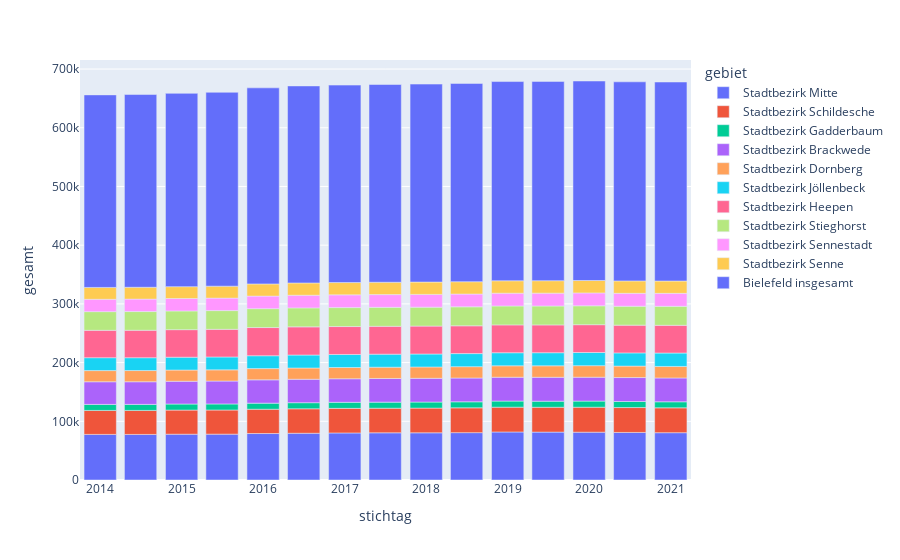

The notebook cell this image was saved under:
### Code cell
fig__alter = px.bar(df_alter, x='stichtag', y='gesamt', color='gebiet')
fig__alter.show()

### Figure 1 — Plotly figure (JSON) as saved in the notebook; plotly's stock layout.template omitted (floating-point values rounded to 4 significant figures)
{"data": [{"alignmentgroup": "True", "hovertemplate": "gebiet=Stadtbezirk Mitte<br>stichtag=%{x}<br>gesamt=%{y}<extra></extra>", "legendgroup": "Stadtbezirk Mitte", "marker": {"color": "#636efa"}, "name": "Stadtbezirk Mitte", "offsetgroup": "Stadtbezirk Mitte", "orientation": "v", "showlegend": true, "textposition": "auto", "type": "bar", "x": ["2020-12-31T00:00:00", "2020-06-30T00:00:00", "2019-12-31T00:00:00", "2019-06-30T00:00:00", "2018-12-31T00:00:00", "2018-06-30T00:00:00", "2017-12-31T00:00:00", "2017-06-30T00:00:00", "2016-12-31T00:00:00", "2016-06-30T00:00:00", "2015-12-31T00:00:00", "2015-06-30T00:00:00", "2014-12-31T00:00:00", "2014-06-30T00:00:00", "2013-12-31T00:00:00"], "xaxis": "x", "y": [80613, 81010, 81456, 81570, 81809, 80701, 80406, 80402, 80144, 79645, 79153, 78144, 78043, 77625, 77683], "yaxis": "y"}, {"alignmentgroup": "True", "hovertemplate": "gebiet=Stadtbezirk Schildesche<br>stichtag=%{x}<br>gesamt=%{y}<extra></extra>", "legendgroup": "Stadtbezirk Schildesche", "marker": {"color": "#EF553B"}, "name": "Stadtbezirk Schildesche", "offsetgroup": "Stadtbezirk Schildesche", "orientation": "v", "showlegend": true, "textposition": "auto", "type": "bar", "x": ["2020-12-31T00:00:00", "2020-06-30T00:00:00", "2019-12-31T00:00:00", "2019-06-30T00:00:00", "2018-12-31T00:00:00", "2018-06-30T00:00:00", "2017-12-31T00:00:00", "2017-06-30T00:00:00", "2016-12-31T00:00:00", "2016-06-30T00:00:00", "2015-12-31T00:00:00", "2015-06-30T00:00:00", "2014-12-31T00:00:00", "2014-06-30T00:00:00", "2013-12-31T00:00:00"], "xaxis": "x", "y": [42322, 42401, 42543, 42333, 42263, 42238, 42050, 41895, 41887, 41660, 41395, 41078, 41070, 40920, 40824], "yaxis": "y"}, {"alignmentgroup": "True", "hovertemplate": "gebiet=Stadtbezirk Gadderbaum<br>stichtag=%{x}<br>gesamt=%{y}<extra></extra>", "legendgroup": "Stadtbezirk Gadderbaum", "marker": {"color": "#00cc96"}, "name": "Stadtbezirk Gadderbaum", "offsetgroup": "Stadtbezirk Gadderbaum", "orientation": "v", "showlegend": true, "textposition": "auto", "type": "bar", "x": ["2020-12-31T00:00:00", "2020-06-30T00:00:00", "2019-12-31T00:00:00", "2019-06-30T00:00:00", "2018-12-31T00:00:00", "2018-06-30T00:00:00", "2017-12-31T00:00:00", "2017-06-30T00:00:00", "2016-12-31T00:00:00", "2016-06-30T00:00:00", "2015-12-31T00:00:00", "2015-06-30T00:00:00", "2014-12-31T00:00:00", "2014-06-30T00:00:00", "2013-12-31T00:00:00"], "xaxis": "x", "y": [10300, 10327, 10371, 10362, 10342, 10262, 10301, 10340, 10321, 10397, 10367, 10339, 10301, 10248, 10238], "yaxis": "y"}, {"alignmentgroup": "True", "hovertemplate": "gebiet=Stadtbezirk Brackwede<br>stichtag=%{x}<br>gesamt=%{y}<extra></extra>", "legendgroup": "Stadtbezirk Brackwede", "marker": {"color": "#ab63fa"}, "name": "Stadtbezirk Brackwede", "offsetgroup": "Stadtbezirk Brackwede", "orientation": "v", "showlegend": true, "textposition": "auto", "type": "bar", "x": ["2020-12-31T00:00:00", "2020-06-30T00:00:00", "2019-12-31T00:00:00", "2019-06-30T00:00:00", "2018-12-31T00:00:00", "2018-06-30T00:00:00", "2017-12-31T00:00:00", "2017-06-30T00:00:00", "2016-12-31T00:00:00", "2016-06-30T00:00:00", "2015-12-31T00:00:00", "2015-06-30T00:00:00", "2014-12-31T00:00:00", "2014-06-30T00:00:00", "2013-12-31T00:00:00"], "xaxis": "x", "y": [40621, 40776, 40753, 40731, 40646, 40528, 40455, 40304, 40069, 39944, 39729, 39005, 38826, 38552, 38575], "yaxis": "y"}, {"alignmentgroup": "True", "hovertemplate": "gebiet=Stadtbezirk Dornberg<br>stichtag=%{x}<br>gesamt=%{y}<extra></extra>", "legendgroup": "Stadtbezirk Dornberg", "marker": {"color": "#FFA15A"}, "name": "Stadtbezirk Dornberg", "offsetgroup": "Stadtbezirk Dornberg", "orientation": "v", "showlegend": true, "textposition": "auto", "type": "bar", "x": ["2020-12-31T00:00:00", "2020-06-30T00:00:00", "2019-12-31T00:00:00", "2019-06-30T00:00:00", "2018-12-31T00:00:00", "2018-06-30T00:00:00", "2017-12-31T00:00:00", "2017-06-30T00:00:00", "2016-12-31T00:00:00", "2016-06-30T00:00:00", "2015-12-31T00:00:00", "2015-06-30T00:00:00", "2014-12-31T00:00:00", "2014-06-30T00:00:00", "2013-12-31T00:00:00"], "xaxis": "x", "y": [19588, 19551, 19640, 19545, 19486, 19353, 19313, 19215, 19202, 19127, 19126, 19037, 19074, 19120, 19081], "yaxis": "y"}, {"alignmentgroup": "True", "hovertemplate": "gebiet=Stadtbezirk Jöllenbeck<br>stichtag=%{x}<br>gesamt=%{y}<extra></extra>", "legendgroup": "Stadtbezirk Jöllenbeck", "marker": {"color": "#19d3f3"}, "name": "Stadtbezirk Jöllenbeck", "offsetgroup": "Stadtbezirk Jöllenbeck", "orientation": "v", "showlegend": true, "textposition": "auto", "type": "bar", "x": ["2020-12-31T00:00:00", "2020-06-30T00:00:00", "2019-12-31T00:00:00", "2019-06-30T00:00:00", "2018-12-31T00:00:00", "2018-06-30T00:00:00", "2017-12-31T00:00:00", "2017-06-30T00:00:00", "2016-12-31T00:00:00", "2016-06-30T00:00:00", "2015-12-31T00:00:00", "2015-06-30T00:00:00", "2014-12-31T00:00:00", "2014-06-30T00:00:00", "2013-12-31T00:00:00"], "xaxis": "x", "y": [22866, 22472, 22413, 22295, 22258, 22250, 22120, 22209, 22192, 22106, 21919, 21971, 21861, 21848, 21925], "yaxis": "y"}, {"alignmentgroup": "True", "hovertemplate": "gebiet=Stadtbezirk Heepen<br>stichtag=%{x}<br>gesamt=%{y}<extra></extra>", "legendgroup": "Stadtbezirk Heepen", "marker": {"color": "#FF6692"}, "name": "Stadtbezirk Heepen", "offsetgroup": "Stadtbezirk Heepen", "orientation": "v", "showlegend": true, "textposition": "auto", "type": "bar", "x": ["2020-12-31T00:00:00", "2020-06-30T00:00:00", "2019-12-31T00:00:00", "2019-06-30T00:00:00", "2018-12-31T00:00:00", "2018-06-30T00:00:00", "2017-12-31T00:00:00", "2017-06-30T00:00:00", "2016-12-31T00:00:00", "2016-06-30T00:00:00", "2015-12-31T00:00:00", "2015-06-30T00:00:00", "2014-12-31T00:00:00", "2014-06-30T00:00:00", "2013-12-31T00:00:00"], "xaxis": "x", "y": [47189, 47283, 47396, 47353, 47429, 47339, 47517, 47447, 47606, 47981, 48028, 47065, 46947, 46763, 46684], "yaxis": "y"}, {"alignmentgroup": "True", "hovertemplate": "gebiet=Stadtbezirk Stieghorst<br>stichtag=%{x}<br>gesamt=%{y}<extra></extra>", "legendgroup": "Stadtbezirk Stieghorst", "marker": {"color": "#B6E880"}, "name": "Stadtbezirk Stieghorst", "offsetgroup": "Stadtbezirk Stieghorst", "orientation": "v", "showlegend": true, "textposition": "auto", "type": "bar", "x": ["2020-12-31T00:00:00", "2020-06-30T00:00:00", "2019-12-31T00:00:00", "2019-06-30T00:00:00", "2018-12-31T00:00:00", "2018-06-30T00:00:00", "2017-12-31T00:00:00", "2017-06-30T00:00:00", "2016-12-31T00:00:00", "2016-06-30T00:00:00", "2015-12-31T00:00:00", "2015-06-30T00:00:00", "2014-12-31T00:00:00", "2014-06-30T00:00:00", "2013-12-31T00:00:00"], "xaxis": "x", "y": [32332, 32214, 32159, 32225, 32202, 32344, 32289, 32271, 32293, 32325, 32194, 31965, 31842, 31853, 31797], "yaxis": "y"}, {"alignmentgroup": "True", "hovertemplate": "gebiet=Stadtbezirk Sennestadt<br>stichtag=%{x}<br>gesamt=%{y}<extra></extra>", "legendgroup": "Stadtbezirk Sennestadt", "marker": {"color": "#FF97FF"}, "name": "Stadtbezirk Sennestadt", "offsetgroup": "Stadtbezirk Sennestadt", "orientation": "v", "showlegend": true, "textposition": "auto", "type": "bar", "x": ["2020-12-31T00:00:00", "2020-06-30T00:00:00", "2019-12-31T00:00:00", "2019-06-30T00:00:00", "2018-12-31T00:00:00", "2018-06-30T00:00:00", "2017-12-31T00:00:00", "2017-06-30T00:00:00", "2016-12-31T00:00:00", "2016-06-30T00:00:00", "2015-12-31T00:00:00", "2015-06-30T00:00:00", "2014-12-31T00:00:00", "2014-06-30T00:00:00", "2013-12-31T00:00:00"], "xaxis": "x", "y": [22080, 22012, 21976, 21915, 21809, 21756, 21710, 21701, 21674, 21558, 21367, 21237, 21209, 21190, 21020], "yaxis": "y"}, {"alignmentgroup": "True", "hovertemplate": "gebiet=Stadtbezirk Senne<br>stichtag=%{x}<br>gesamt=%{y}<extra></extra>", "legendgroup": "Stadtbezirk Senne", "marker": {"color": "#FECB52"}, "name": "Stadtbezirk Senne", "offsetgroup": "Stadtbezirk Senne", "orientation": "v", "showlegend": true, "textposition": "auto", "type": "bar", "x": ["2020-12-31T00:00:00", "2020-06-30T00:00:00", "2019-12-31T00:00:00", "2019-06-30T00:00:00", "2018-12-31T00:00:00", "2018-06-30T00:00:00", "2017-12-31T00:00:00", "2017-06-30T00:00:00", "2016-12-31T00:00:00", "2016-06-30T00:00:00", "2015-12-31T00:00:00", "2015-06-30T00:00:00", "2014-12-31T00:00:00", "2014-06-30T00:00:00", "2013-12-31T00:00:00"], "xaxis": "x", "y": [21069, 21100, 21135, 21153, 21123, 21001, 21058, 21067, 20964, 20900, 20720, 20366, 20154, 20197, 20184], "yaxis": "y"}, {"alignmentgroup": "True", "hovertemplate": "gebiet=Bielefeld insgesamt<br>stichtag=%{x}<br>gesamt=%{y}<extra></extra>", "legendgroup": "Bielefeld insgesamt", "marker": {"color": "#636efa"}, "name": "Bielefeld insgesamt", "offsetgroup": "Bielefeld insgesamt", "orientation": "v", "showlegend": true, "textposition": "auto", "type": "bar", "x": ["2020-12-31T00:00:00", "2020-06-30T00:00:00", "2019-12-31T00:00:00", "2019-06-30T00:00:00", "2018-12-31T00:00:00", "2018-06-30T00:00:00", "2017-12-31T00:00:00", "2017-06-30T00:00:00", "2016-12-31T00:00:00", "2016-06-30T00:00:00", "2015-12-31T00:00:00", "2015-06-30T00:00:00", "2014-12-31T00:00:00", "2014-06-30T00:00:00", "2013-12-31T00:00:00"], "xaxis": "x", "y": [338980, 339146, 339842, 339482, 339367, 337772, 337219, 336851, 336352, 335643, 333998, 330207, 329327, 328316, 328011], "yaxis": "y"}], "layout": {"barmode": "relative", "legend": {"title": {"text": "gebiet"}, "tracegroupgap": 0}, "margin": {"t": 60}, "xaxis": {"anchor": "y", "domain": [0, 1], "title": {"text": "stichtag"}}, "yaxis": {"anchor": "x", "domain": [0, 1], "title": {"text": "gesamt"}}}}
